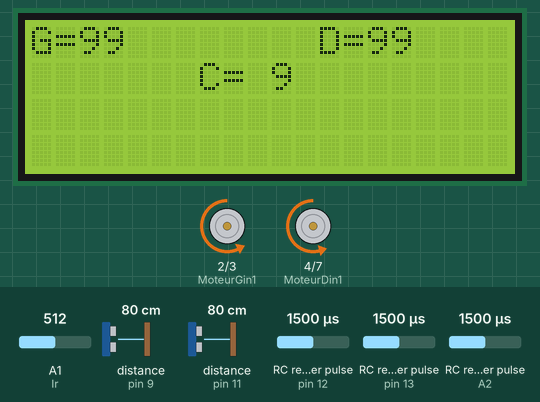
This sketch was run on a simulated Arduino Uno, built with avr-gcc and run on an emulated ATmega328P. On the bench: 20×4 character LCD, motor-driver pin pairs drawn as motors (green arrow = first pin HIGH = forward, orange = second pin HIGH = backward, longer = more drive, scaled by the enable pin). Wiring (inferred from the names in the program): 3 × RC receiver channel: data pin 12 / data pin 13 / data A2; 2 × ultrasonic range finder: trigger pin 8, echo pin 9 / trigger pin 10, echo pin 11. Inputs (shaded band) come from the test bench; at power-on: A1 (Ir) = 512, distance to the obstacle (sensors on pin 9, pin 11) 80 cm, RC receiver pulse (sensors on pin 12, pin 13, A2) 1500 µs. The echo pulse lasts 58.3 µs per cm; what the sketch prints to the serial monitor is not drawn.

Above: at 1.2 s.
1.3 s: A1 (Ir) set to 481
2.8 s: A1 (Ir) set to 461
At 4.2 s:
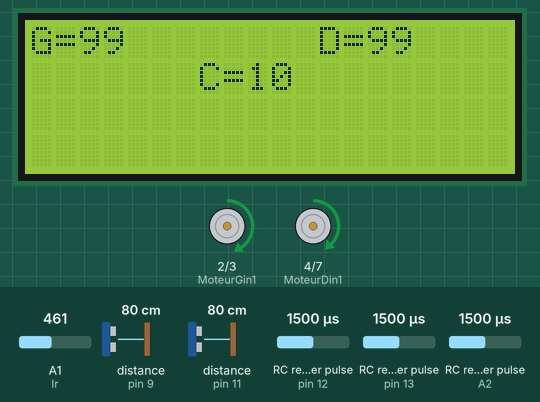
4.5 s: distance to the obstacle (sensor on pin 9) set to 27 cm
At 5.5 s:
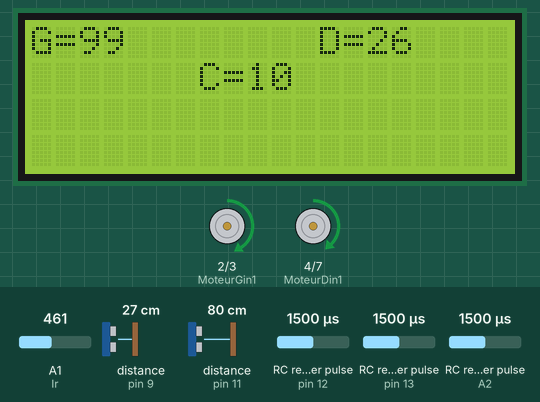
6.0 s: distance to the obstacle (sensor on pin 9) set to 24 cm
At 6.6 s:
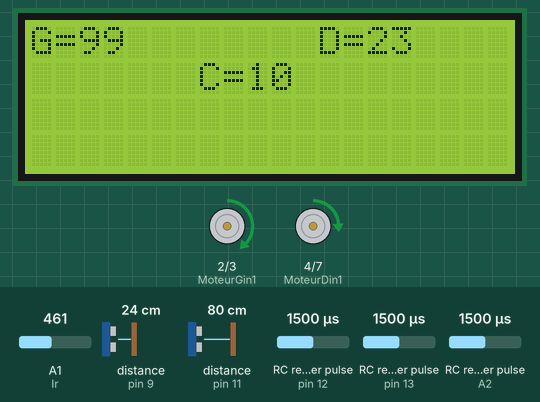
7.5 s: distance to the obstacle (sensor on pin 11) set to 2 cm
At 8.3 s:
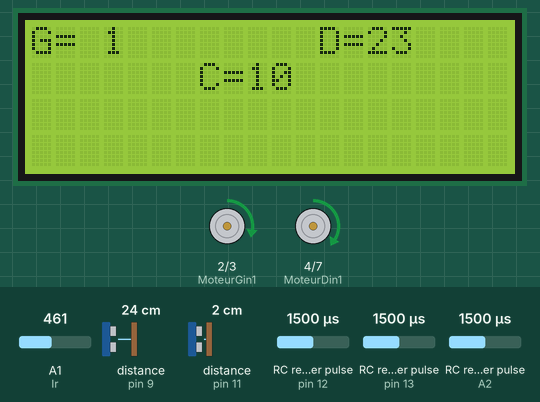
Timing chart, 0 to 10.0 s (numbered marks = the images above; inputs shaded):
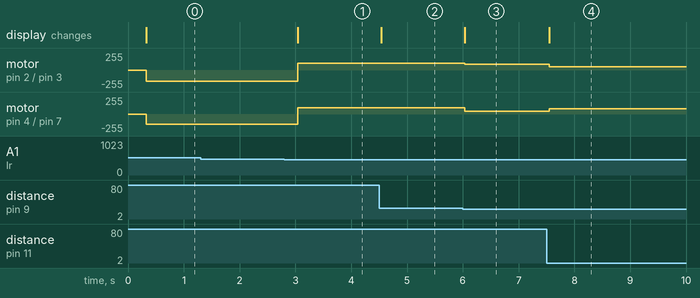

The sketch:

mode_complet.ino
```cpp
//bibli
#include <Wire.h>
#include <LiquidCrystal_I2C.h>

//variable de commande
#define Droit 0
#define Gauche 1
#define Avancer 1
#define Reculer 2
#define Stop 0

//def des pin
#define Ir A1
#define Ledvie A0
#define trigD 8
#define echoD 9
#define trigG 10
#define echoG 11
#define MoteurDin1 4  //pin de commande moteur DroitIN3
#define MoteurDin2 7  //pin de commande moteur DroitIN4
#define MoteurDenA 5  //pin PWM moteur Droit
#define MoteurGin1 2  //pin de commande moteur Gauche
#define MoteurGin2 3 //pin de commande moteur Gauche
#define MoteurGenA 6 //pin PWM moteur Gauche

//chanel
#define chanel1 12
#define chanel2 13
#define chanel3 A2

//def fonction
void cmd_motor(byte, byte, byte);
int ultrason(boolean direct);
float Infra(void);

//def variable
unsigned long t, t0 = 0 ;
int delta,distC,distanceC,vitesse,maxi,moy,mini;
float ancienD = 0, ancienG = 0, ancienC = 0, value=0,volt=0,vlt;
byte  correc,sensD, vitesseD, sensG, vitesseG, x=0,CorG,CorD,correc1,correc2,correc3,vitGcorrec,vitDcorrec;

//init lcd
LiquidCrystal_I2C lcd(0x27,20,4);

boolean etatLedvie = true;

void setup() {
  //affichage
Serial.begin(9600);
lcd.init();
lcd.backlight();
Serial.begin(9600);
lcd.print("G=");
lcd.setCursor(12,0);
lcd.print("D=");
lcd.setCursor(7,1);
lcd.print("C=");
//utl
pinMode(trigG,OUTPUT);
pinMode(trigD,OUTPUT);
//mot
pinMode (MoteurDin1,OUTPUT);
pinMode (MoteurDin2,OUTPUT);
pinMode (MoteurDenA,OUTPUT);
pinMode (MoteurGin1,OUTPUT);
pinMode (MoteurGin2,OUTPUT);
pinMode (MoteurGenA,OUTPUT);
correc1=0;
correc2=50;
correc3=70;
maxi=2000-correc2;
mini=1000+correc3;
moy=1500-correc1;
delta=300;
correc=5;

}

void loop() {
t=millis();
 //led de vie
etatLedvie=!etatLedvie;
digitalWrite(Ledvie, etatLedvie);

  if((t-t0)>delta){
     t0=t;
      int valeurChanel3=pulseIn(chanel3,HIGH);
      if(valeurChanel3<1500){
        int valeurChanel2=pulseIn(chanel2,HIGH);
     int valeurChanel1=pulseIn(chanel1,HIGH);

     if(valeurChanel1>moy){
         CorD = map(valeurChanel1,moy,maxi,0,20);

       }

       if(valeurChanel1<moy){
         CorG = map(valeurChanel1,moy,mini,0,20);

       }

       if(valeurChanel2<moy){
       vitesse = map(valeurChanel2,moy,mini,0,100);
       if(vitesse>=100){vitesse=100;}
       sensD=Reculer;sensG=Reculer;
       vitesseG=vitesse;
       vitesseD=vitesse;
       }
       if(valeurChanel2>moy){
         vitesse = map(valeurChanel2,moy,maxi,0,100);
         if(vitesse>=100){vitesse=100;}
          sensD=Avancer;sensG=Avancer;
          vitesseG=vitesse;
          vitesseD=vitesse;
       }


   vitGcorrec=vitesseG+correc+CorG;
   vitDcorrec=vitesseD+CorD;
if (vitGcorrec>=100){vitGcorrec=100-CorD;}
 if (vitDcorrec>=100){vitDcorrec=100-CorG;}


  cmd_motor(Gauche,sensG,vitGcorrec);
  cmd_motor(Droit,sensD, vitDcorrec);

}
else {
  int DistanceD = ultrason(Droit);
  int DistanceG = ultrason(Gauche);
      distanceC = Infra();

   if((DistanceD >= 100) || (DistanceD == 0)){ DistanceD = 99; }
   if((DistanceG >= 100) || (DistanceG == 0)){ DistanceG = 99; }
if(distanceC >= 100){ distanceC = 99; }

 if( ancienG != DistanceG){
     lcd.setCursor(2, 0);
  if(DistanceG < 10){ lcd.print(' '); }
  lcd.print(DistanceG);
   ancienG = DistanceG;
}

if(ancienD != DistanceD){
  lcd.setCursor(14, 0);
  if(DistanceD < 10){ lcd.print(' '); }
  lcd.print(DistanceD);
  ancienD = DistanceD;
}

Serial.println(distanceC);
 if( ancienC != distanceC){
     lcd.setCursor(9, 1);
  if(distanceC < 10){ lcd.print(' '); }
  lcd.print(distanceC);
   ancienC = distanceC;
    }


if ((DistanceD<25) && (DistanceD<DistanceG)){
sensD=Avancer;vitesseG=15;
sensG=Avancer;vitesseD=30;
}
else {
        if ((DistanceG<25)&&(DistanceG<DistanceD)){
        sensD=Avancer;vitesseG=30;
        sensG=Avancer;vitesseD=15;
        }
        else {
                    if ((DistanceG>=30)&& (DistanceD>=30)){
                      sensD=Avancer;vitesseG=36;
                      sensG=Avancer;vitesseD=36;
                      }
              }
     }

     if ((distanceC<20)&&(distanceC>15)){
     vitesseG=vitesseG-5;
     vitesseD=vitesseD-5;
     }

     else{

       if((distanceC<15)&&(distanceC>10)){
         vitesseG=vitesseG-10;
         vitesseD=vitesseD-10;
       }
     else{
     if((distanceC<10)&&(distanceC>1)){
       sensD=Reculer;vitesseG=60;
       sensG=Reculer;vitesseD=60;
         }
        }
     }

  cmd_motor(Gauche,sensG,vitesseG);
  cmd_motor(Droit,sensD,vitesseD+correc);
}

      }

  }


//fonction
int ultrason(boolean direct)
{
  byte trig, echo ;
  float distance,ancien=0;

  if (direct == Droit){
         trig = trigD ;
         echo = echoD;
    }
    else
    {
       if(direct == Gauche){
            trig = trigG;
            echo = echoG;
        }
    }

  digitalWrite(trig, HIGH);
  delayMicroseconds(10);
  digitalWrite(trig, LOW);

  t = pulseIn(echo, HIGH,  4250);

 distance = (0.034 * t)/2;

 if(ancien !=distance ){

      ancien =distance ;

    }


    return distance;
  }

void cmd_motor(byte motor, byte sens, byte vitesse){
byte rapcycle;

  rapcycle=map(vitesse,0,100,0,255); //on map pour avoir les 12 volt en pourcentage et pouvoir gerer le rapport cycle plus clairement

  //choix du moteur
  if ( motor == Droit && sens == Avancer) {
    analogWrite(MoteurDenA,rapcycle);
    digitalWrite(MoteurDin1,HIGH);
    digitalWrite(MoteurDin2, LOW);

  }

if ( motor == Droit && sens == Reculer) {
    analogWrite(MoteurDenA,rapcycle);
    digitalWrite(MoteurDin1,LOW);
    digitalWrite(MoteurDin2, HIGH);

  }

  if ( motor == Droit && sens == Stop) {
     digitalWrite(MoteurDenA,LOW);
    }


     if ( motor == Gauche && sens == Avancer) {
    analogWrite(MoteurGenA,rapcycle);
    digitalWrite(MoteurGin1,HIGH);
    digitalWrite(MoteurGin2, LOW);

  }

if ( motor == Gauche && sens == Reculer) {
    analogWrite(MoteurGenA,rapcycle);
    digitalWrite(MoteurGin1,LOW);
    digitalWrite(MoteurGin2, HIGH);

  }

  if ( motor == Gauche && sens == Stop) {
     digitalWrite(MoteurGenA,LOW);
    }
}

float Infra(){
 value = analogRead(Ir);
 vlt = (value*5.0)/1023;
 distC= 27.0327*pow(vlt,-1.198567);
 return distC;
  }
```

Measured:
- the behaviour switches between 470 and 469 on A1 (Ir) (found by bisection; images 0 and 1)
- the behaviour switches between 26 and 25 cm on distance to the obstacle (sensor on pin 9) (found by bisection; images 2 and 3)
- after the input at 1.3 s, every drawn part: stays the same
- after the input at 2.8 s, motor on pin 2 (MoteurGin1) / pin 3 (MoteurGin2): backward 165/255 → forward 104/255 after 0.24 s; motor on pin 4 (MoteurDin1) / pin 7 (MoteurDin2): backward 153/255 → forward 91/255 after 0.24 s; the display: changes after 0.24 s (image 1)
- after the input at 4.5 s, the display: changes at once (image 2)
- after the input at 6.0 s, motor on pin 2 (MoteurGin1) / pin 3 (MoteurGin2): forward 104/255 → forward 89/255 at once; motor on pin 4 (MoteurDin1) / pin 7 (MoteurDin2): forward 91/255 → forward 38/255 at once; the display: changes at once (image 3)
- after the input at 7.5 s, motor on pin 2 (MoteurGin1) / pin 3 (MoteurGin2): forward 89/255 → forward 51/255 after 0.05 s; motor on pin 4 (MoteurDin1) / pin 7 (MoteurDin2): forward 38/255 → forward 76/255 after 0.05 s; the display: changes after 0.05 s (image 4)
